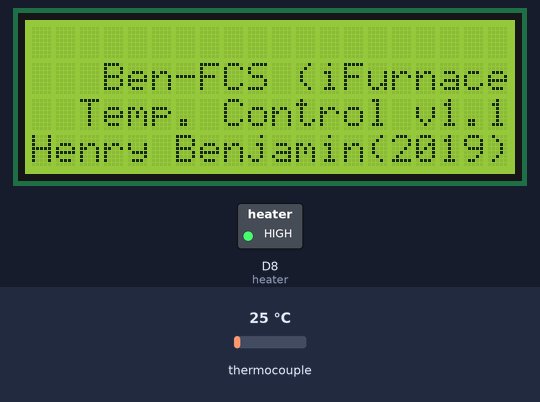
Bench run of a sketch on a simulated ESP8266 (NodeMCU). Parts: 20×4 character LCD, switched loads named in the sketch (green lamp = pin HIGH). The test bench sets the inputs (shaded band); at power-on: thermocouple 25 °C. What the sketch prints to the serial monitor is not drawn.

Above: at 0.2 s.
At 1.2 s:
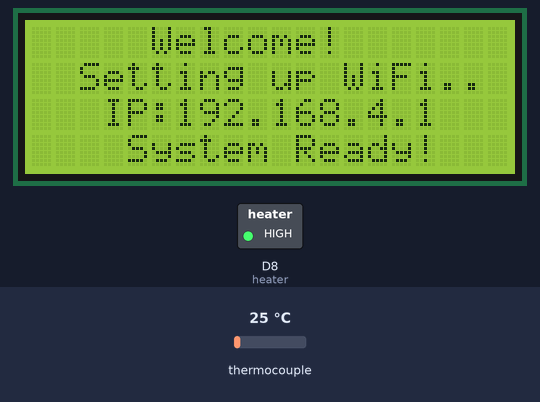

The sketch:

Ifurnace_Source.ino
```cpp
#include <Arduino.h>
#include <DNSServer.h>
#include <ESP8266WebServer.h>
#include <ESP8266WiFi.h>
#include <LiquidCrystal_I2C.h>
#include <Wire.h>

#include <max6675.h>

LiquidCrystal_I2C lcd(0x27,20,4);

// Replace with your network credentials
//set as desired
const char* ssid     = "";
const char* password = "";

// Set web server port number to 80
ESP8266WebServer server(80);

// Variable to store the HTTP request
//String header;

// Auxiliar variables to store the current output state
uint8_t holdTime;
uint8_t heatingRate;
uint8_t coolingRate;
uint8_t maxHeating;
uint8_t maxCooling;
uint8_t onState;
uint8_t powerState;
const int heater = D8;
int ktcSO = D6;
int ktcCS = D7;
int ktcCLK = D5;

MAX6675 ktc(ktcCLK, ktcCS, ktcSO);

void setup() {
  Serial.begin(115200);
  // Initialize the output variables as outputs
  pinMode(heater, OUTPUT);
  digitalWrite(heater, HIGH);
  lcd.init();
  lcd.backlight();
  lcd.setCursor(3,1);
  lcd.print("Ben-FCS (iFurnace)");
  lcd.setCursor(2,2);
  lcd.print("Temp. Control v1.1");
  lcd.setCursor(0,3);
  lcd.print("Henry Benjamin(2019)");
  delay(1000);
  lcd.clear();
  lcd.setCursor(5,0);
  lcd.print("Welcome!");
  lcd.setCursor(1,1);
  lcd.print(" Setting up WiFi..");
    // Connect to Wi-Fi network with SSID and password
  Serial.print("Setting AP (Access Point)…");
  // Remove the password parameter, if you want the AP (Access Point) to be open
  WiFi.softAP(ssid, password);
  IPAddress IP = WiFi.softAPIP();
  Serial.print("AP IP address: ");
  Serial.println(IP);
  lcd.setCursor(3,2);
  lcd.print("IP:");
  lcd.setCursor(6,2);
  lcd.print(IP);
  lcd.setCursor(4,3);
  lcd.print("System Ready!");
  server.on("/config", handlesave);
  server.on("/power", handlepower);
  server.begin();
  delay(1000);
}

void loop()
{
  server.handleClient(); //Handling of incoming requests
  Serial.println(holdTime);
  Serial.println(heatingRate);
  Serial.println(coolingRate);
  Serial.println(maxHeating);
  Serial.println(maxCooling);
  Serial.println(powerState);

  int DC = ktc.readCelsius();


  while (DC < maxHeating)
  {
    if (powerState == 1)
     {
        digitalWrite(heater, LOW);
        lcd.clear();
        lcd.setCursor(2,1);
        lcd.print("System Running!");
        lcd.setCursor(2,2);
        lcd.print("Temp = ");
        lcd.setCursor(6,2);
        lcd.print (ktc.readCelsius());

      }
      else
      {
         digitalWrite(heater,HIGH);
         lcd.clear();
         lcd.print("Cooling!");
         lcd.setCursor(2,2);
         lcd.print("Temp = ");
         lcd.setCursor(6,2);
         lcd.print (ktc.readCelsius());
      }

      if ( powerState == 0)
      {
        break;
      }
  }
}


void handlesave()
{
  holdTime = atoi((server.arg("ht")).c_str());
  heatingRate =  atoi((server.arg("hr")).c_str());
  coolingRate = atoi((server.arg("cr")).c_str());
  maxHeating = atoi((server.arg("mh")).c_str());
  maxCooling = atoi((server.arg("mc")).c_str());

  server.sendHeader("Connection", "close");
  server.sendHeader("Access-Control-Allow-Origin", "*");
  server.send(200, "text/plain", ""); //Returns the HTTP response
}

void handlepower()
{
  powerState = atoi((server.arg("state")).c_str());
  server.sendHeader("Connection", "close");
  server.sendHeader("Access-Control-Allow-Origin", "*");
  server.send(200, "text/plain", ""); //Returns the HTTP response
}
```
